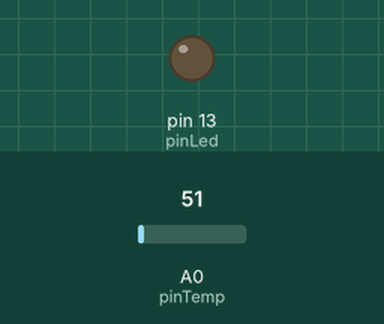
A sketch run on a simulated Arduino Uno, built with avr-gcc and run on an emulated ATmega328P. Parts: output pins drawn as LEDs (lit = HIGH). Inputs (shaded band) come from the test bench; at power-on: A0 (pinTemp) = 51. No radio packets arrive unless stated.

Above: at 0.1 s.
At 1.1 s:
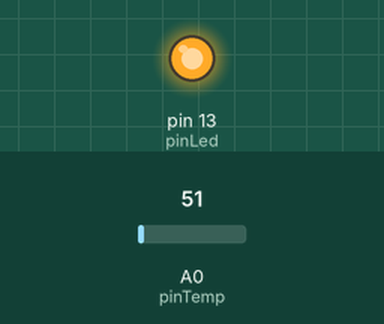
Timing chart, 0 to 2.6 s (numbered marks = the images above):
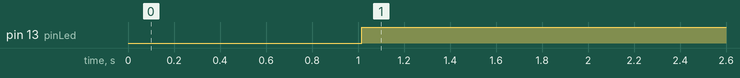

Measured:
- by itself, pin 13 (pinLed): LOW → HIGH at 1.0 s

The sketch:

emitter.ino
```cpp
// (licence header left out)
#include <VirtualWire.h>

int pinTx = 8;
//char *controller;

int pinTemp = A0;
float temp;

int pinLed=13;

//Variables para convertir float a char array
char controller[6];
String str;

void setup() {

  Serial.begin(9600);

  pinMode(pinLed, OUTPUT);

  vw_set_ptt_inverted(true); //
  vw_set_tx_pin(pinTx);
  vw_setup(4000);// speed of data transfer Kbps

}

void loop() {

  temp = temperature();
  str = String(temp);
  str.toCharArray(controller,6);
  /*
  //Debug
  Serial.print("controller value is: ");
  Serial.println(controller);
  */


  if (temp > 20 ){
    digitalWrite(pinLed, HIGH);
  }else{
    digitalWrite(pinLed, LOW);
  }
  vw_send((uint8_t *)controller, strlen(controller));
  vw_wait_tx(); // Wait until the whole message is gone

}

float temperature () {

  float Vout, aux = 0, acum = 0;
  float res = 0.010; // en V/ºC
  int samples = 100;

  for (int i = 0; i < samples; i++) {

    Vout = analogRead(pinTemp) * 0.00488758553275; // step * V/step = V
    aux = (Vout / res ); // V/(V/ºC) = ºC
    acum += aux;
    delay(10);
  }

  temp = acum / samples;

  return temp;
} //End - temperature
```
